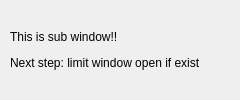
<?xml version="1.0" encoding="UTF-8"?>
<ui version="4.0">
 <class>SubWindow_Form</class>
 <widget class="QWidget" name="SubWindow_Form">
  <property name="geometry">
   <rect>
    <x>0</x>
    <y>0</y>
    <width>240</width>
    <height>100</height>
   </rect>
  </property>
  <property name="windowTitle">
   <string>Sub Window</string>
  </property>
  <widget class="QLabel" name="Message_Label">
   <property name="geometry">
    <rect>
     <x>10</x>
     <y>10</y>
     <width>220</width>
     <height>80</height>
    </rect>
   </property>
   <property name="text">
    <string>&lt;html&gt;&lt;head/&gt;&lt;body&gt;&lt;p&gt;This is sub window!!&lt;/p&gt;&lt;p&gt;Next step: limit window open if exist&lt;/p&gt;&lt;/body&gt;&lt;/html&gt;</string>
   </property>
  </widget>
 </widget>
 <resources/>
 <connections/>
</ui>
